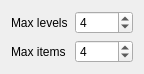
              <widget class="QWidget" name="tabSpQuadTree">
               <property name="geometry">
                <rect>
                 <x>0</x>
                 <y>0</y>
                 <width>144</width>
                 <height>66</height>
                </rect>
               </property>
               <attribute name="label">
                <string>Quadtree</string>
               </attribute>
               <layout class="QGridLayout" name="gridLayout_6">
                <item row="0" column="0">
                 <widget class="QLabel" name="label_6">
                  <property name="text">
                   <string>Max levels</string>
                  </property>
                 </widget>
                </item>
                <item row="0" column="1">
                 <widget class="QSpinBox" name="spQuadMaxLevels">
                  <property name="sizePolicy">
                   <sizepolicy hsizetype="Preferred" vsizetype="Fixed">
                    <horstretch>0</horstretch>
                    <verstretch>0</verstretch>
                   </sizepolicy>
                  </property>
                  <property name="minimum">
                   <number>1</number>
                  </property>
                  <property name="maximum">
                   <number>6</number>
                  </property>
                  <property name="value">
                   <number>4</number>
                  </property>
                 </widget>
                </item>
                <item row="1" column="0">
                 <widget class="QLabel" name="label_7">
                  <property name="text">
                   <string>Max items</string>
                  </property>
                 </widget>
                </item>
                <item row="1" column="1">
                 <widget class="QSpinBox" name="spQuadMaxItems">
                  <property name="sizePolicy">
                   <sizepolicy hsizetype="Preferred" vsizetype="Fixed">
                    <horstretch>0</horstretch>
                    <verstretch>0</verstretch>
                   </sizepolicy>
                  </property>
                  <property name="minimum">
                   <number>1</number>
                  </property>
                  <property name="maximum">
                   <number>10</number>
                  </property>
                  <property name="value">
                   <number>4</number>
                  </property>
                 </widget>
                </item>
               </layout>
              </widget>
